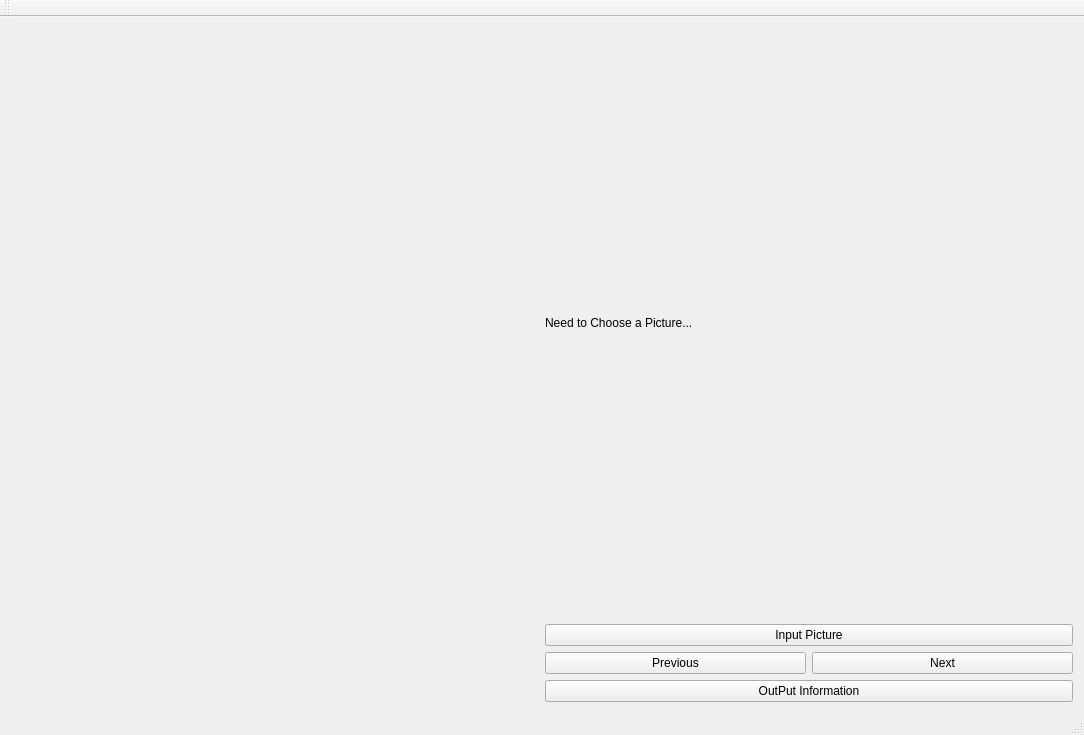
<?xml version="1.0" encoding="UTF-8"?>
<ui version="4.0">
 <class>ColorStaticAppClass</class>
 <widget class="QMainWindow" name="ColorStaticAppClass">
  <property name="geometry">
   <rect>
    <x>0</x>
    <y>0</y>
    <width>1084</width>
    <height>735</height>
   </rect>
  </property>
  <property name="windowTitle">
   <string>ColorStaticApp</string>
  </property>
  <widget class="QWidget" name="centralWidget">
   <layout class="QHBoxLayout" name="horizontalLayout_2">
    <item>
     <widget class="MyColorWidget" name="widget" native="true">
      <property name="sizePolicy">
       <sizepolicy hsizetype="Expanding" vsizetype="Expanding">
        <horstretch>0</horstretch>
        <verstretch>0</verstretch>
       </sizepolicy>
      </property>
     </widget>
    </item>
    <item>
     <layout class="QVBoxLayout" name="verticalLayout_2">
      <item>
       <widget class="QLabel" name="label">
        <property name="sizePolicy">
         <sizepolicy hsizetype="Expanding" vsizetype="Expanding">
          <horstretch>0</horstretch>
          <verstretch>0</verstretch>
         </sizepolicy>
        </property>
        <property name="text">
         <string>Need to Choose a Picture...</string>
        </property>
       </widget>
      </item>
      <item>
       <layout class="QVBoxLayout" name="verticalLayout">
        <item>
         <widget class="QPushButton" name="pushButton">
          <property name="text">
           <string>Input Picture</string>
          </property>
         </widget>
        </item>
        <item>
         <layout class="QHBoxLayout" name="horizontalLayout">
          <item>
           <widget class="QPushButton" name="pushButton_4">
            <property name="text">
             <string>Previous</string>
            </property>
           </widget>
          </item>
          <item>
           <widget class="QPushButton" name="pushButton_3">
            <property name="text">
             <string>Next</string>
            </property>
           </widget>
          </item>
         </layout>
        </item>
        <item>
         <widget class="QPushButton" name="pushButton_2">
          <property name="text">
           <string>OutPut Information</string>
          </property>
         </widget>
        </item>
       </layout>
      </item>
     </layout>
    </item>
   </layout>
  </widget>
  <widget class="QMenuBar" name="menuBar">
   <property name="geometry">
    <rect>
     <x>0</x>
     <y>0</y>
     <width>1084</width>
     <height>22</height>
    </rect>
   </property>
  </widget>
  <widget class="QToolBar" name="mainToolBar">
   <attribute name="toolBarArea">
    <enum>TopToolBarArea</enum>
   </attribute>
   <attribute name="toolBarBreak">
    <bool>false</bool>
   </attribute>
  </widget>
  <widget class="QStatusBar" name="statusBar"/>
 </widget>
 <layoutdefault spacing="6" margin="11"/>
 <customwidgets>
  <customwidget>
   <class>MyColorWidget</class>
   <extends>QWidget</extends>
   <header>MyColorWidget.h</header>
   <container>1</container>
   <slots>
    <slot>InitCalculation()</slot>
    <slot>OutPutExcel()</slot>
   </slots>
  </customwidget>
 </customwidgets>
 <resources>
  <include location="ColorStaticApp.qrc"/>
 </resources>
 <connections>
  <connection>
   <sender>pushButton</sender>
   <signal>pressed()</signal>
   <receiver>widget</receiver>
   <slot>InitCalculation()</slot>
   <hints>
    <hint type="sourcelabel">
     <x>809</x>
     <y>663</y>
    </hint>
    <hint type="destinationlabel">
     <x>273</x>
     <y>373</y>
    </hint>
   </hints>
  </connection>
  <connection>
   <sender>pushButton_2</sender>
   <signal>pressed()</signal>
   <receiver>widget</receiver>
   <slot>OutPutExcel()</slot>
   <hints>
    <hint type="sourcelabel">
     <x>809</x>
     <y>692</y>
    </hint>
    <hint type="destinationlabel">
     <x>273</x>
     <y>373</y>
    </hint>
   </hints>
  </connection>
 </connections>
</ui>
